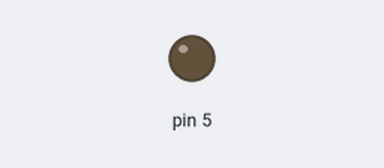
This sketch was run on a simulated Arduino Uno, built with avr-gcc and run on an emulated ATmega328P. Parts: output pins drawn as LEDs (lit = HIGH).

Above: at 0.15 s.
Timing chart, 0 to 1.6 s (numbered marks = the images above):
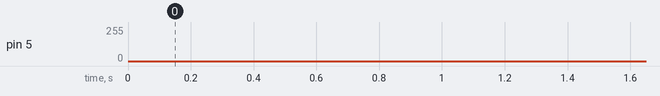

The sketch:

User_Program1_4.ino
```cpp
/*Software 1073 Arduino BoeBots
User Program
Method stubs are pre-made. add your own code to complete the challenge!

Program Task: Fade in and out the led on pin 5 using 2 for loops
Feel free to view the example program within the same folder if you need help!
*/

void setup(){
  //your code goes here
  pinMode(5, OUTPUT);
}

void loop(){
  //also here
  int time = 5;
  for(int brightness = 0; brightness < 255; brightness++){
    analogWrite(5, brightness);
    delay(time);
  }
  for(int brightness = 255; brightness > 0; brightness--){
    analogWrite(5, brightness);
    delay(time);
  }
}
```
